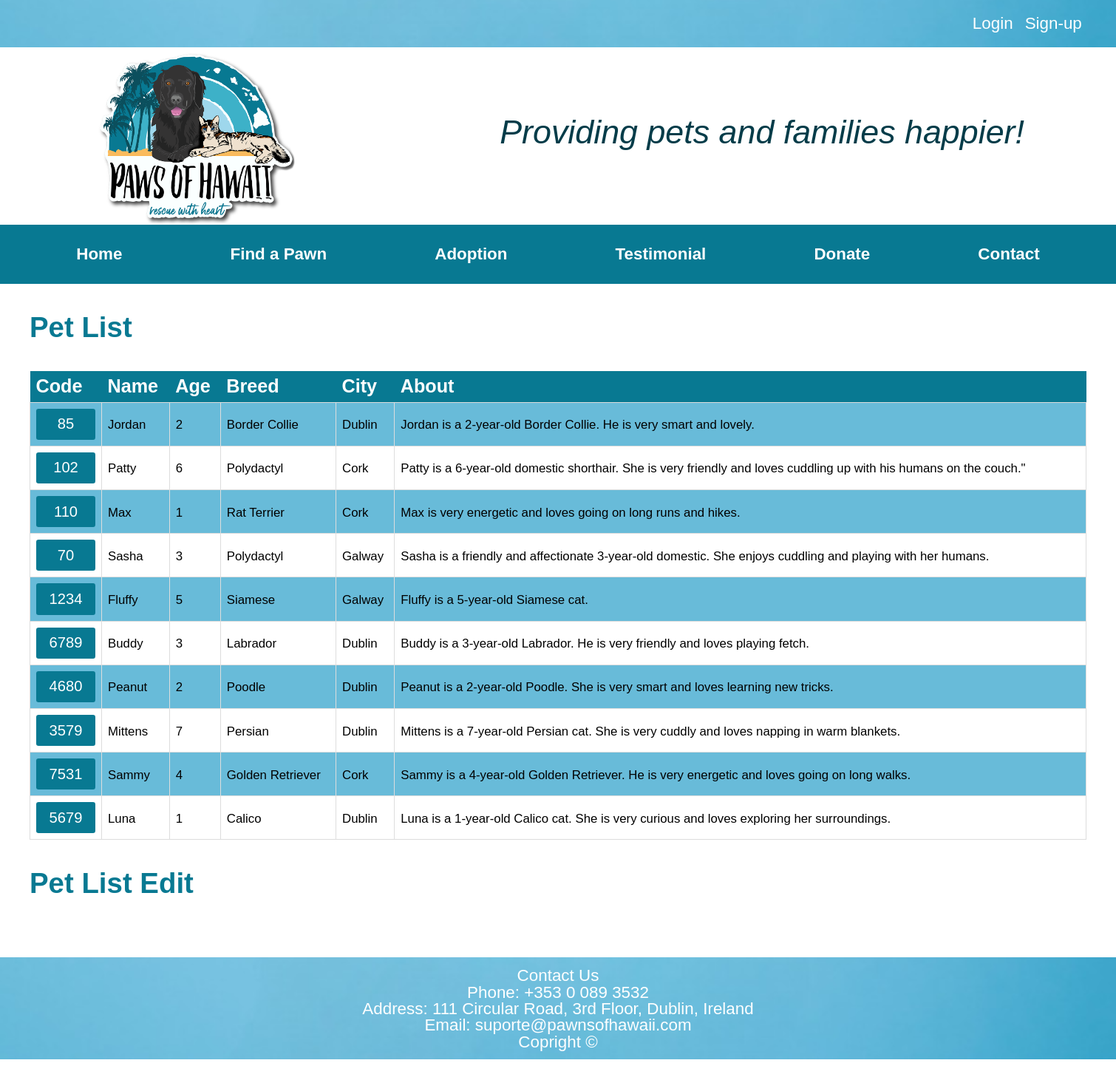
Before: /views/findapawn.php with the older database file.
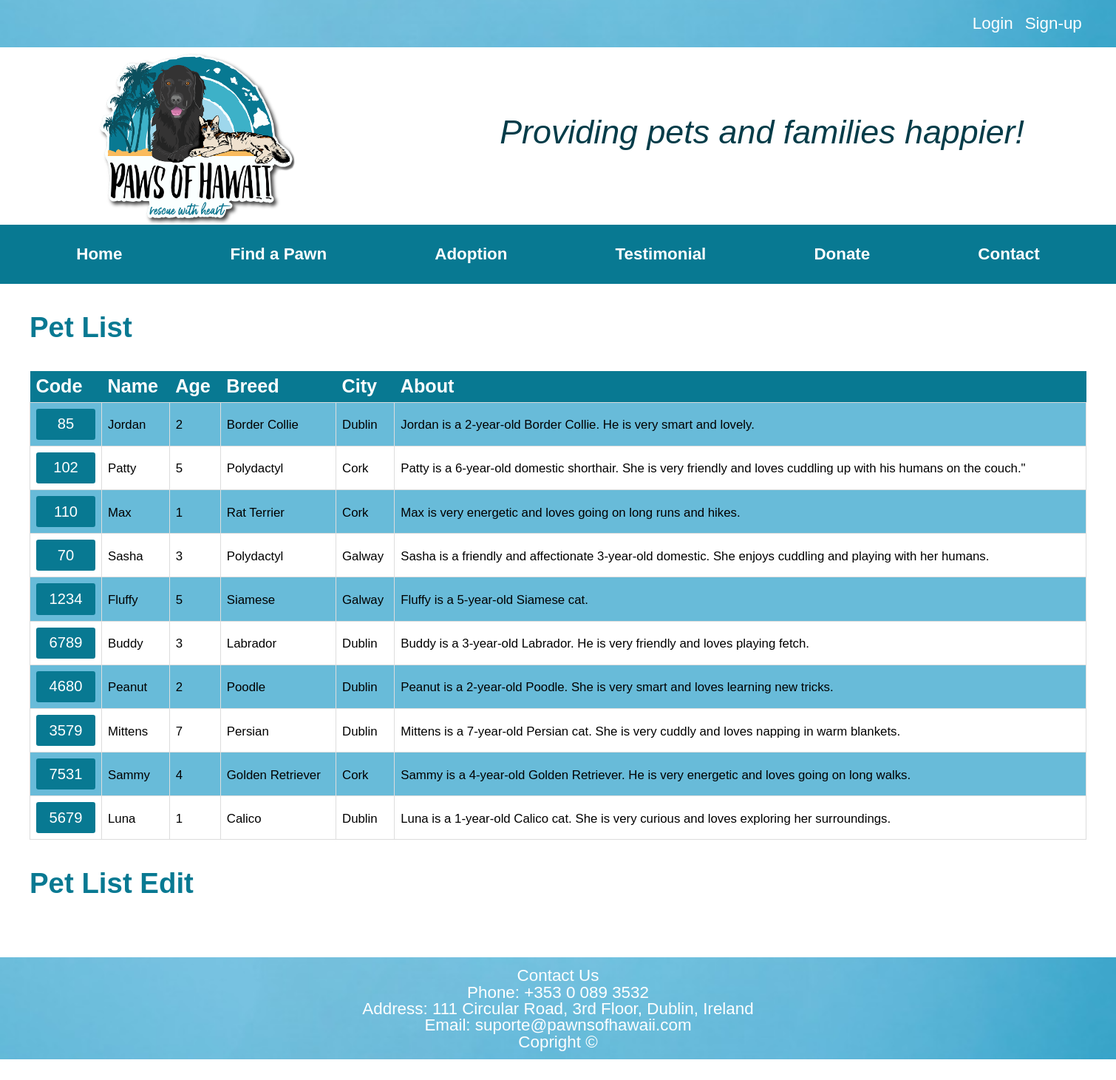
After: the same page with the newer database file.
### tables this page shows
CREATE TABLE `pet` (
  `petid` int(11) NOT NULL,
  `code` varchar(11) NOT NULL,
  `name` varchar(15) DEFAULT NULL,
  `age` varchar(15) DEFAULT NULL,
  `breed` varchar(50) NOT NULL,
  `city` varchar(30) DEFAULT NULL,
  `description` mediumtext DEFAULT NULL
);

### controller/create_table.php (the view, shortened to what this page needs)
<?php
try{
    require_once('../config/dbconnect.php');
    switch ($_SERVER['PHP_SELF']) {
        case '/pawns_of_hawaii/views/findapawn.php':
            $menu_items = array(
                array(
                  'label' => 'Code',
                ),
                array(
                  'label' => 'Name',
                ),
                array(
                  'label' => 'Age',
                ),
                array(
                  'label' => 'Breed',
                ),
                array(
                  'label' => 'City',
                ),
                array(
                  'label' => 'About',
                ),
              );
              foreach ($menu_items as $item) {
                echo "<th href=>" . $item['label'] . "</th>";
            };
            $queryGetPet = "SELECT * from pet";
            $getPetResult = mysqli_query($conn, $queryGetPet);
            if (!$getPetResult) {
                echo "Problem to get pet list";
            } else {
                while ($user_data = mysqli_fetch_array($getPetResult)) {
                    echo "<tr>";
                    echo "<td>";
                    echo "<form action='../controller/findapawn_details_page.php' method='post'>";
                    echo "<input type='submit' value='" . $user_data['code'] . "'>";
                    echo "</form>";
                    echo "</td>";
                    echo "<td>" . $user_data['name'] . "</td>";
                    echo "<td>" . $user_data['age'] . "</td>";
                    echo "<td>" . $user_data['breed'] . "</td>";
                    echo "<td>" . $user_data['city'] . "</td>";
                    echo "<td>" . $user_data['description'] . "</td>";
                    echo "</tr>";
                }
            }
            break;
    }
} catch (Exception $e) {
    echo 'Caught exception: ', $e->getMessage(), "\n";
}
?>

Changed rows visible on the page:
changed pet "Patty": age "6" → "5"
